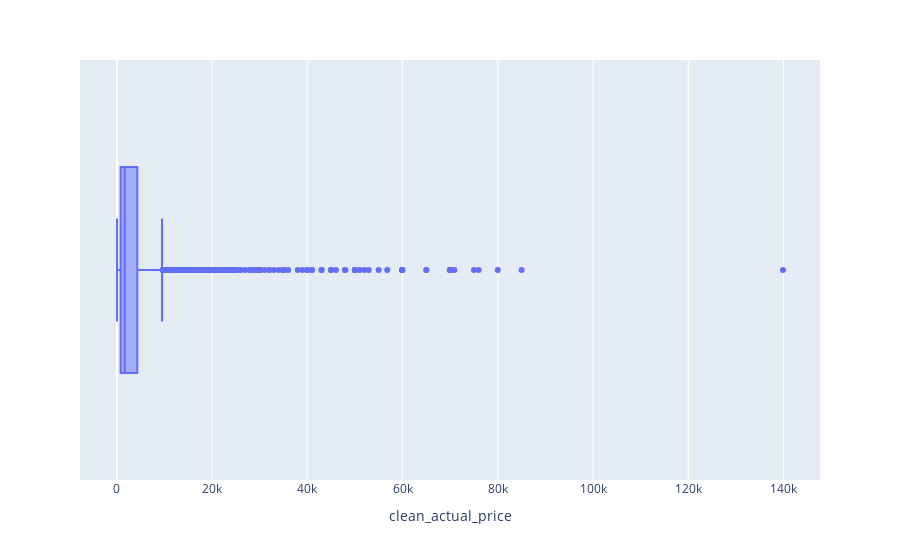

Write notebook code for a chart like this one.
### Code cell
# box plot
px.box(df, x='clean_actual_price')

### Figure 1 — Plotly figure (JSON) as saved in the notebook; plotly's stock layout.template omitted (floating-point values rounded to 4 significant figures; data arrays with more than 128 entries replaced by an {"elided": "..."} marker saying what was removed)
{"data": [{"alignmentgroup": "True", "hovertemplate": "clean_actual_price=%{x}<extra></extra>", "legendgroup": "", "marker": {"color": "#636efa"}, "name": "", "notched": false, "offsetgroup": "", "orientation": "h", "showlegend": false, "type": "box", "x": {"elided": "1465 float values"}, "x0": " ", "xaxis": "x", "y0": " ", "yaxis": "y"}], "layout": {"boxmode": "group", "legend": {"tracegroupgap": 0}, "margin": {"t": 60}, "xaxis": {"anchor": "y", "domain": [0, 1], "title": {"text": "clean_actual_price"}}, "yaxis": {"anchor": "x", "domain": [0, 1]}}}
